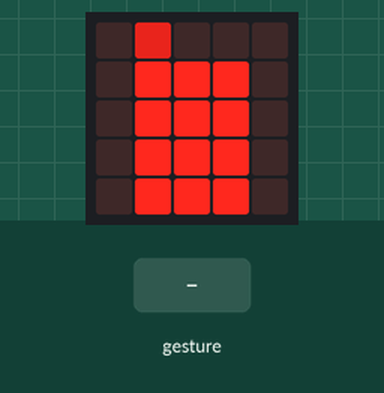
Recording of a program running on a simulated BBC micro:bit (MakeCode). On the bench: the board's 5×5 LED display. The inputs (shaded band) are chosen by the test bench. Random numbers come from a fixed seed.

Above: at 1.6 s.
1.7 s: sound turns loud
At 3.1 s:
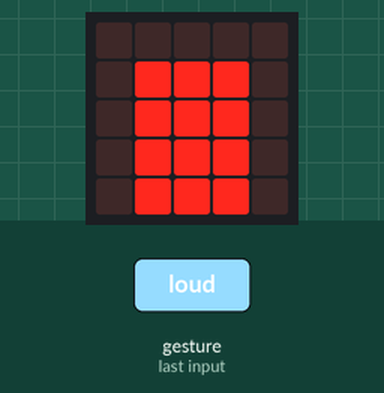
3.4 s: sound turns loud
At 4.0 s:
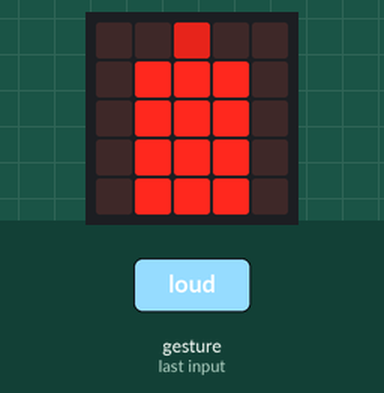
At 4.5 s:
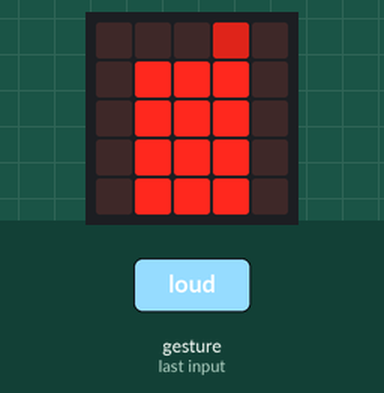
Timing chart, 0 to 6.4 s (numbered marks = the images above; inputs shaded):
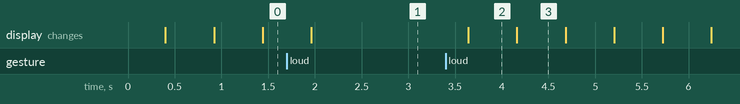

Measured:
- after the input at 3.4 s, the display: changes after 0.24 s (image 2)
- what the display in image 2 shows lasts 0.6 s, from 3.6 s to 4.2 s

The program:

main.ts
```typescript
input.onSound(DetectedSound.Loud, function () {
    lit = !(lit)
})
let log = 0
let op = 0
let flicker = 0
let lm = 0
let lit = false
basic.showLeds(`
    . . . . .
    . # # # .
    . # # # .
    . # # # .
    . # # # .
    `)
lit = true
basic.forever(function () {
    if (lit) {
        lm = 0
        flicker = randint(1, 3)
        op = randint(60, 255)
        for (let index = 0; index < 5; index++) {
            led.unplot(1, log - lm)
            led.unplot(2, log - lm)
            led.unplot(3, log - lm)
            lm += 1
        }
        lm = 0
        led.plotBrightness(flicker, log, op)
        basic.pause(500)
    } else {
        basic.showLeds(`
            . . . . .
            . # # # .
            . # # # .
            . # # # .
            . # # # .
            `)
    }
})
basic.forever(function () {
    basic.pause(5000)
    log += 1
})
```

test.ts
```typescript
// Hier kann man Tests durchführen; diese Datei wird nicht kompiliert, wenn dieses Paket als Erweiterung verwendet wird.
```
